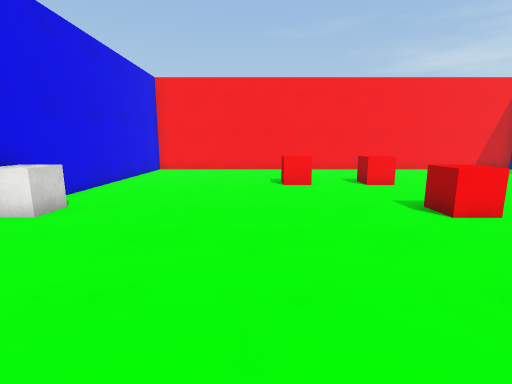
view 1 (above)

13 first-person views from a walk through a scene from a Unity 3-D project. The camera is 1.5 m above the floor, tilts 10° down and sees 85° across. The floor is counted in squares, 1 m on a side. Each view is taken from the middle of a square. On the plan, view 1 faces up. The plan holds only what a view shows up to about 14 squares ahead; the rest is blank. The place goes on beyond the plan. The player is left out. Some animated figures are not drawn. Door leaves are left out, so doorways stand open. Surface patterns are stand-ins for the level's own textures.

view 2
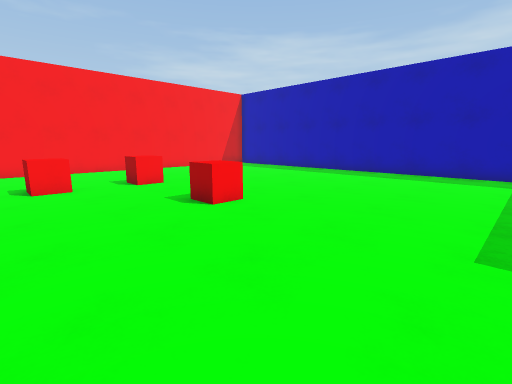

view 3
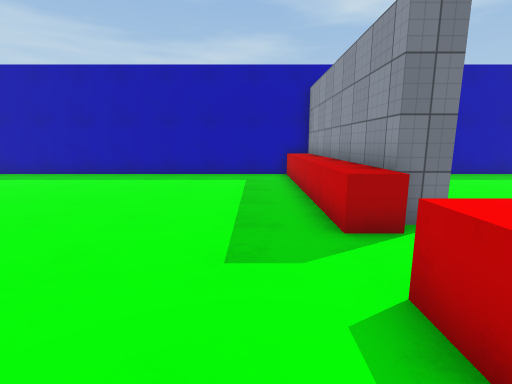

view 4
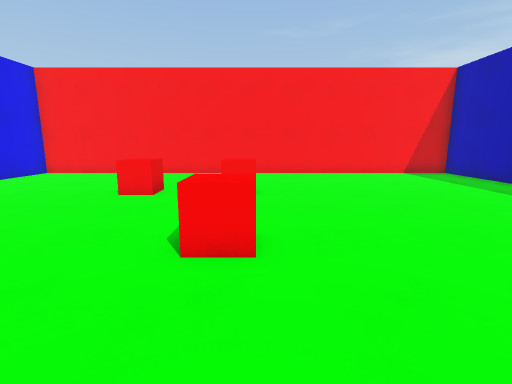

view 5
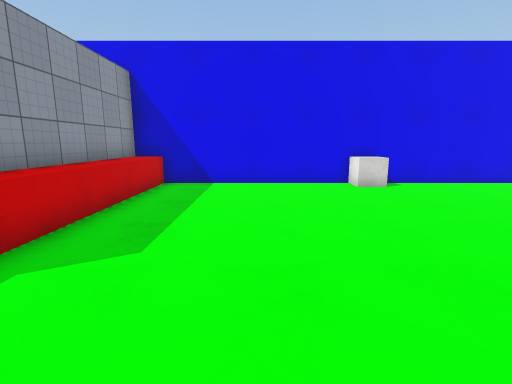

view 6
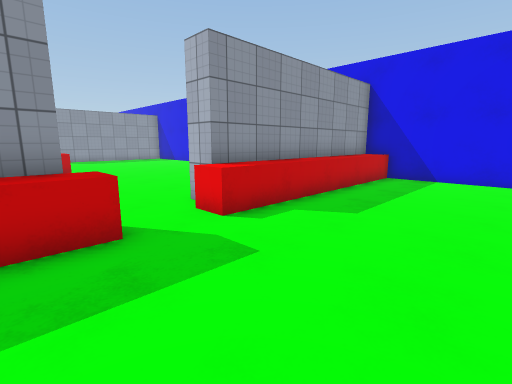

view 7
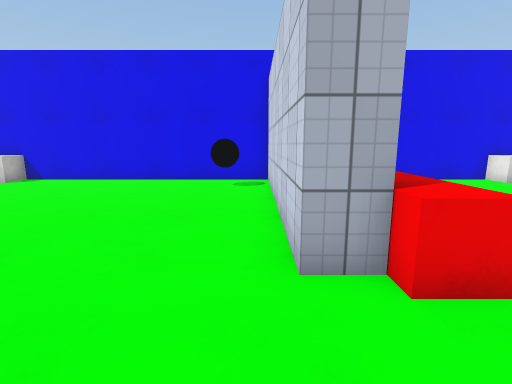

view 8
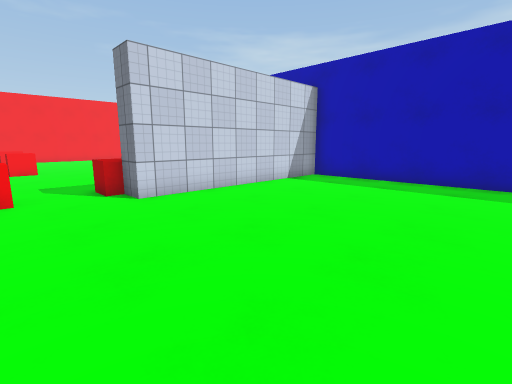

view 9
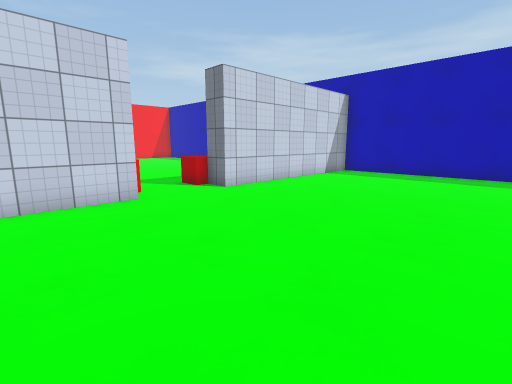

view 10
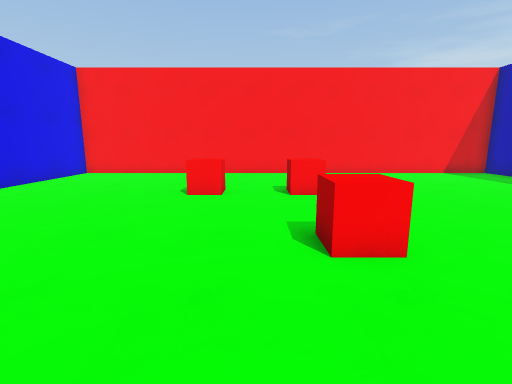

view 11
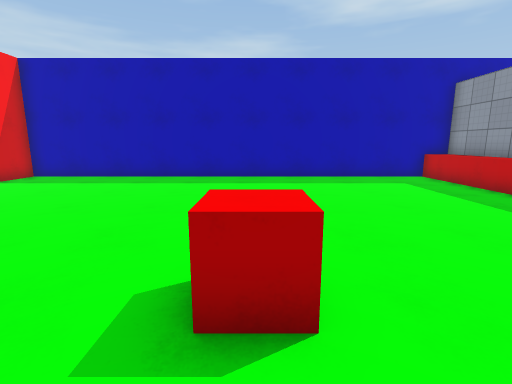

view 12
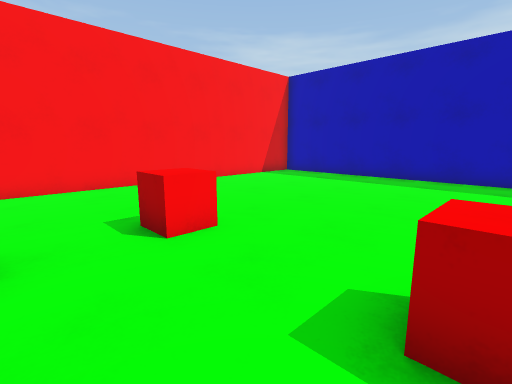

view 13
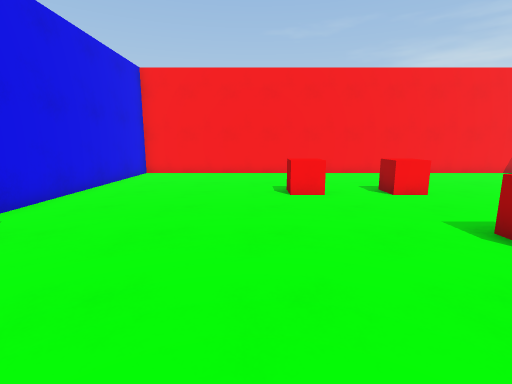

### Floor plan
Key: @ floor where view 1 was taken; # wall or solid block; . floor; D open door; = window, fence, low wall or low ledge; ^ raised ledge; B black ball; O other object.
Columns run from 6 left of view 1 to 15 right of it. Each row starts with its distance up from view 1.
 16 ######################
 15 #....................#
 14 #....................#
 13 #....................#
 12 #....................#
 11 #....................#
 10 #......O..O..........#
  9 #....................#
  8 #....................#
  7 #....................#
  6 #=........OO.........#
  5 #....................#
  4 #....................#
  3 #....................#
  2 #....................#
  1 #....................#
  0 #.....@..............#
 -1 #....................#
 -2 #^^^^^^^^^..^^^^^^^^^#
 -3 #########DDDD#########
 -4 #....................#
 -5 #.B..................#
 -6 #....................#
 -7 #....................#
 -8 #....................#
 -9 #....................#
-10 #....................#
-11 #....................#

Where each view was taken, in squares from view 1:
view 1: 0 up, 0 right, facing up
view 2: 0 up, 0 right, facing up-right
view 3: 0 up, 1 right, facing right
view 4: 2 up, 5 right, facing up
view 5: 2 up, 5 right, facing left
view 6: 3 up, 7 right, facing down-left
view 7: 4 down, 6 right, facing left
view 8: 11 down, 3 right, facing up-right
view 9: 11 down, 0 right, facing up-right
view 10: 2 up, 3 right, facing up
view 11: 6 up, 2 right, facing right
view 12: 6 up, 2 right, facing up-right
view 13: 2 up, 0 right, facing up
